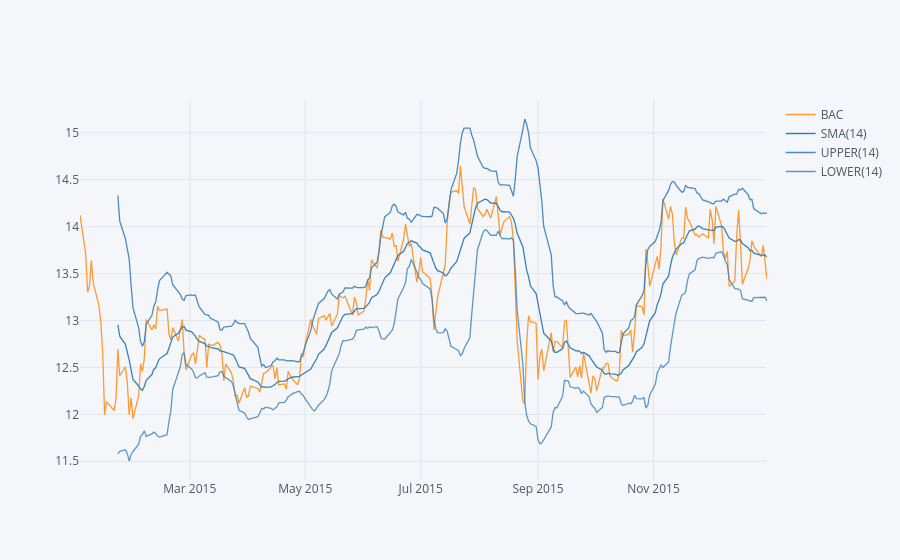

Notebook code cell kept with this figure:
### Markdown cell above
**Use .ta_plot(study='boll') to create a Bollinger Band Plot for Bank of America for the year 2015.**

### Code cell
BAC['Close'].loc['2015-01-01':'2016-01-01'].ta_plot(study='boll')

### Figure 1 — Plotly figure (JSON) as saved in the notebook; plotly's stock layout.template omitted (floating-point values rounded to 4 significant figures; data arrays with more than 128 entries replaced by an {"elided": "..."} marker saying what was removed)
{"data": [{"line": {"color": "rgba(255, 153, 51, 1.0)", "dash": "solid", "shape": "linear", "width": 1.3}, "mode": "lines", "name": "BAC", "text": "", "type": "scatter", "x": {"elided": "252 str values"}, "y": {"elided": "252 float values"}}, {"line": {"color": "rgba(55, 128, 191, 1.0)", "dash": "solid", "shape": "linear", "width": 1.3}, "mode": "lines", "name": "SMA(14)", "text": "", "type": "scatter", "x": {"elided": "252 str values"}, "y": {"elided": "252 mixed values"}}, {"line": {"color": "rgba(55, 128, 191, 0.8999999999999999)", "dash": "solid", "shape": "linear", "width": 1.3}, "mode": "lines", "name": "UPPER(14)", "text": "", "type": "scatter", "x": {"elided": "252 str values"}, "y": {"elided": "252 mixed values"}}, {"line": {"color": "rgba(55, 128, 191, 0.7999999999999998)", "dash": "solid", "shape": "linear", "width": 1.3}, "mode": "lines", "name": "LOWER(14)", "text": "", "type": "scatter", "x": {"elided": "252 str values"}, "y": {"elided": "252 mixed values"}}], "layout": {"legend": {"bgcolor": "#F5F6F9", "font": {"color": "#4D5663"}}, "paper_bgcolor": "#F5F6F9", "plot_bgcolor": "#F5F6F9", "title": {"font": {"color": "#4D5663"}}, "xaxis": {"gridcolor": "#E1E5ED", "showgrid": true, "tickfont": {"color": "#4D5663"}, "title": {"font": {"color": "#4D5663"}, "text": ""}, "zerolinecolor": "#E1E5ED"}, "yaxis": {"gridcolor": "#E1E5ED", "showgrid": true, "tickfont": {"color": "#4D5663"}, "title": {"font": {"color": "#4D5663"}, "text": ""}, "zerolinecolor": "#E1E5ED"}}}
